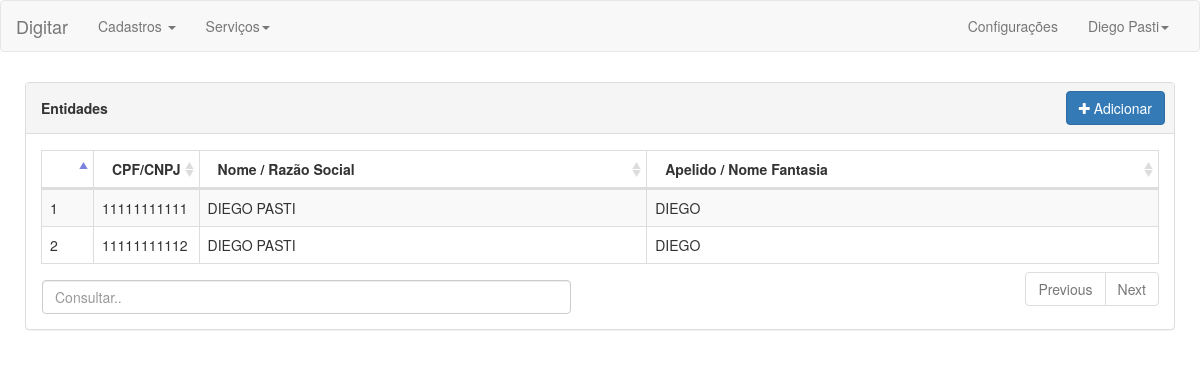
Before: /cadastro_entidades/ with the older database file.
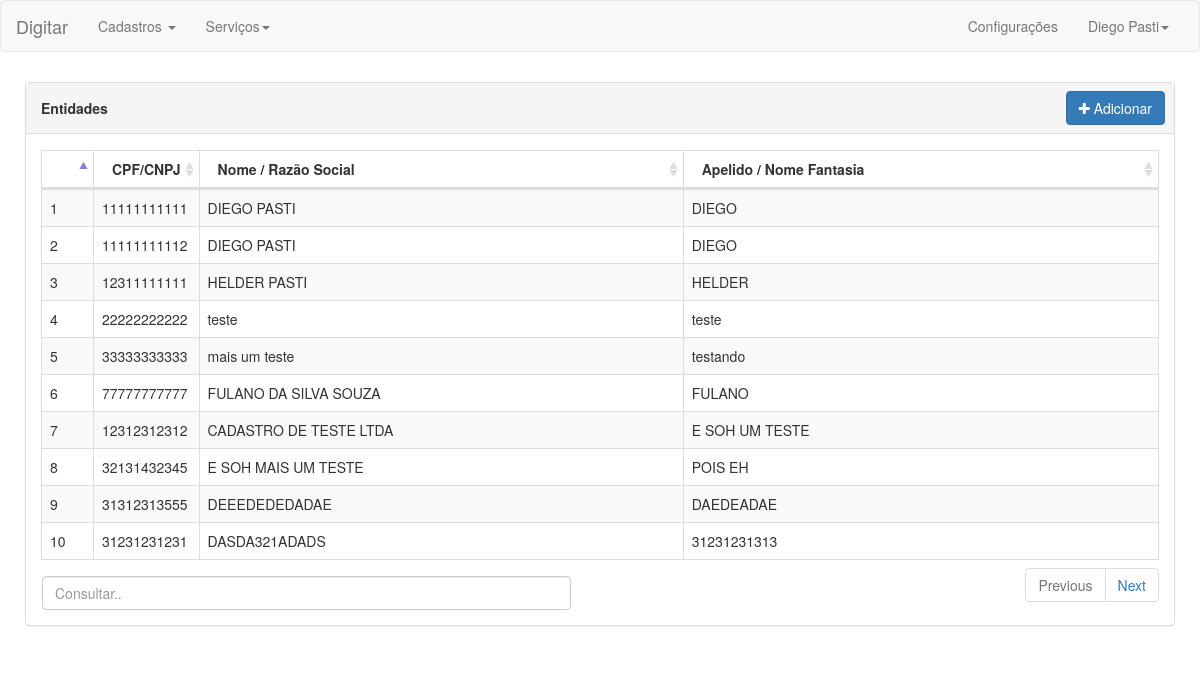
After: the same page with the newer database file.
### entidade/models.py (models this page shows, shortened)
class entidade(models.Model):
    opcoes_tipos_registros = (
        ('C', 'Cliente'),
        ('F', 'Fornecedor'),
        ('U', 'Funcionário'),
        ('O', 'Outro'),
    )
    cpf_cnpj              = models.CharField("Cpf / Cnpj:",max_length=18,null=False,unique=True,error_messages=MENSAGENS_ERROS)
    registro_geral        = models.CharField("Identidade:",max_length=12,null=False,unique=False,error_messages=MENSAGENS_ERROS)
    tipo_registro         = models.CharField("Tipo Registro:",max_length=1,null=False,choices=opcoes_tipos_registros, default='C',error_messages=MENSAGENS_ERROS)
    nome_razao            = models.CharField("Nome / Razão Social:",max_length=100,null=False,unique=False,error_messages=MENSAGENS_ERROS)
    apelido_fantasia      = models.CharField("Apelido / Nome Fantasia:",max_length=50,null=False,unique=False,error_messages=MENSAGENS_ERROS)
    inscricao_estadual    = models.BooleanField("Inscrição Estadual:",null=False,default=False,error_messages=MENSAGENS_ERROS)
    inscricao_municipal   = models.BooleanField("Inscrição Municipal:",null=False,default=False,error_messages=MENSAGENS_ERROS)
    inscricao_rural       = models.BooleanField("Inscrição Rural:",null=False,default=False,error_messages=MENSAGENS_ERROS)
    nascimento_fundacao   = models.DateField("Nascimento / Fundação:",null=True)
    data_cadastro         = models.DateField(auto_now=True)
    desabilitado          = models.BooleanField(default=False)

### entidade/views.py (the view, shortened to what this page needs)
# urls.py: url(r'^cadastro_entidades/$', "entidade.views.cadastro_entidades"),
def cadastro_entidades(request):
    dados = entidade.objects.all()
    if (request.method == "POST"):
        formulario = formulario_cadastro_entidade_completo(request.POST, request.FILES)
        codigo_postal = remover_simbolos(formulario['cep'].value())
        if formulario.is_valid():
            msg = ""
            registro_entidade = construir_objeto_entidade(formulario)
            if validar_registro(registro_entidade) == True:
                registro_contato = construir_objeto_contato(formulario, registro_entidade)
                if validar_registro(registro_contato):
                    registro_localizacao = construir_objeto_localizacao(formulario, registro_entidade)
                    if validar_registro(registro_localizacao):
                        registro_entidade.save()
                        registro_localizacao.entidade = registro_entidade
                        registro_localizacao.save()
                        registro_contato.entidade = registro_entidade
                        registro_contato.save()
                bairro = formulario.cleaned_data['bairro']
                municipio = formulario.cleaned_data['municipio']
                codigo_municipio = remover_simbolos(formulario.cleaned_data['codigo_municipio'])
                estado = formulario.cleaned_data['estado']
                pais = formulario.cleaned_data['pais']
                tipo_contato = formulario.cleaned_data['tipo_contato']
                numero_contato = remover_simbolos(formulario.cleaned_data['numero_contato'])
                cargo_setor = formulario.cleaned_data['cargo_setor']
                email = formulario.cleaned_data['email']
                messages.add_message(request, messages.SUCCESS, "Registro salvo com sucesso!")
                formulario = formulario_cadastro_entidade_completo()
            else:
                messages.add_message(request, messages.SUCCESS, msg)
        else:
            msg = ""
            for campo in formulario:
                erros = campo.errors.as_data()
                if erros != []:
                    erro = erros[0][0]
                    print erro
                    if 'email' in erro:
                        msg = "Erro! "+unicode(erro)
                    elif 'data' in erro:
                        msg = "Erro! "+unicode(erro)
                    else:
                        msg = campo.label+" "+erro
                    messages.add_message(request, messages.SUCCESS, msg)
                    break
            return render_to_response("cadastro_entidades.html",{'dados':dados,'formulario':formulario,'erro':True},context_instance=RequestContext(request))
    else:
        formulario = formulario_cadastro_entidade_completo()
    return render_to_response("cadastro_entidades.html",{'dados':dados,'formulario':formulario,'erro':False},context_instance=RequestContext(request))

### templates/cadastro_entidades.html (shortened to what this page needs)
{% extends 'base.html' %}
{% block ArquivosEstaticos %}
{% load staticfiles %}
<link rel="stylesheet" href="https://maxcdn.bootstrapcdn.com/font-awesome/4.4.0/css/font-awesome.min.css">
<link href="{% static 'datatable/datatables-plugins/integration/bootstrap/3/dataTables.bootstrap.css' %}" rel="stylesheet">
<link href="{% static 'datatable/datatables-responsive/css/dataTables.responsive.css' %}" rel="stylesheet">
{% endblock %}
{% block Principal %}
{% include "componentes/cadastros/entidade/cadastro_geral.html" with dados=dados form=formulario datatable_nome="datatable" %}
{% endblock %}
{% block ArquivosScripts %}
{% load staticfiles %}
{% endblock %}

### templates/base.html (shortened to what this page needs)
<!DOCTYPE html>
<html lang="pt-br">
<head>
	{% load staticfiles %}
    <link href="{% static 'bootstrap/css/bootstrap.min.css' %}" rel="stylesheet">
    {% block ArquivosEstaticos %}
    {% endblock %}
</head>
<body>
	<div id="wrapper">
		{% include "componentes/cabecalho.html" %}
		<div id="page-wrapper"  style="padding: 25px;">
		{% block Principal %}
		{% endblock %}
		</div>
	</div>
	{% load staticfiles %}
</body>
</html>

### templates/componentes/cabecalho.html (shortened to what this page needs)
<nav class="navbar navbar-default">
  <div class="container-fluid">
    <div class="navbar-header">
      <a class="navbar-brand" href="#">Digitar</a>
    </div>
    <div class="collapse navbar-collapse" id="bs-example-navbar-collapse-1">
      <ul class="nav navbar-nav">
        <li class="dropdown" >
          <a href="#" class="dropdown-toggle" data-toggle="dropdown" role="button" aria-haspopup="true" aria-expanded="false">Cadastros <span class="caret"></span></a>
        </li>
        <li class="dropdown" >
          <a href="#" class="dropdown-toggle" data-toggle="dropdown" role="button" aria-haspopup="true" aria-expanded="false">Serviços<span class="caret"></span></a>
        </li>
      </ul>
      <ul class="nav navbar-nav navbar-right">
        <li><a href="#">Configurações</a></li>
        <li class="dropdown">
          <a href="#" class="dropdown-toggle" data-toggle="dropdown" role="button" aria-haspopup="true" aria-expanded="false">Diego Pasti<span class="caret"></span></a>
        </li>
      </ul>
    </div>
  </div>
</nav>

### templates/componentes/cadastros/entidade/cadastro_geral.html (shortened to what this page needs)
<div class="row">
	<div class="col-lg-12">
		<div class="panel panel-default" style="margin-top: -15px; margin-left: 0px; margin-right: 0px; ">
			<div class="panel-heading">
				<div class="row" style="height:30px; line-height: 30px">
					<div class="col-lg-7" >
						<b>Entidades</b>
					</div>
					<div class="col-lg-5"">
						<a href="#myModal" role="button" class="btn btn-primary pull-right" data-toggle="modal" style="position: relative; margin-top: -2px; margin-right: -6px;" ><i class="fa fa-plus fa-1x"></i> Adicionar</a>
					</div>
				</div>
			</div>
			<div class="panel-body" style="padding-bottom: -10px; margin-top: -5px;">
				<div class="dataTable_wrapper">
					<table class="table table-striped table-bordered table-hover" id="{{ datatable_nome }}">
						<thead>
							<tr class="linha_cabecalho">
								<th style="vertical-align: middle;"></th>
								<th style="vertical-align: middle;">CPF/CNPJ</th>
								<th style="vertical-align: middle;">Nome / Razão Social</th>
								<th style="vertical-align: middle;">Apelido / Nome Fantasia</th>
							</tr>
						</thead>
						<tbody>
							{% for item in dados %}
							<tr class="alinhado_meio clickable-row " data-href='/consultar_entidade/{{ item.id }}'>
								<td style="cursor:pointer">{{ item.id }}</td>
								<td style="cursor:pointer">{{ item.cpf_cnpj }}</td>
								<td align="left" style="cursor:pointer">{{ item.nome_razao }}</td>
								<td align="left" style="cursor:pointer">{{ item.apelido_fantasia }}</td>
							</tr>
							{% empty %}
    							<tr><td colspan="4">Adicione uma nova Entidade.</td></tr>
							{% endfor %}
						</tbody>
					</table>
				</div>
				<div class="col-lg-6">
					<input type="text" id="search" class="form-control" style="position: relative; margin-left: -14px; margin-top: -32px;" placeholder="Consultar..">
				</div>
			</div>
		</div>
	</div>
</div>

### templates/componentes/cadastros/entidade/scripts/cadastro_geral.html (shortened to what this page needs)
{% load staticfiles %}

Changed rows visible on the page:
added entidade: id "3", cpf_cnpj "12311111111", nome_razao "HELDER PASTI", apelido_fantasia "HELDER"
added entidade: id "4", cpf_cnpj "22222222222", nome_razao "teste", apelido_fantasia "teste"
added entidade: id "5", cpf_cnpj "33333333333", nome_razao "mais um teste", apelido_fantasia "testando"
added entidade: id "6", cpf_cnpj "77777777777", nome_razao "FULANO DA SILVA SOUZA", apelido_fantasia "FULANO"
added entidade: id "7", cpf_cnpj "12312312312", nome_razao "CADASTRO DE TESTE LTDA", apelido_fantasia "E SOH UM TESTE"
added entidade: id "8", cpf_cnpj "32131432345", nome_razao "E SOH MAIS UM TESTE", apelido_fantasia "POIS EH"
added entidade: id "9", cpf_cnpj "31312313555", nome_razao "DEEEDEDEDADAE", apelido_fantasia "DAEDEADAE"
added entidade: id "10", cpf_cnpj "31231231231", nome_razao "DASDA321ADADS", apelido_fantasia "31231231313"
